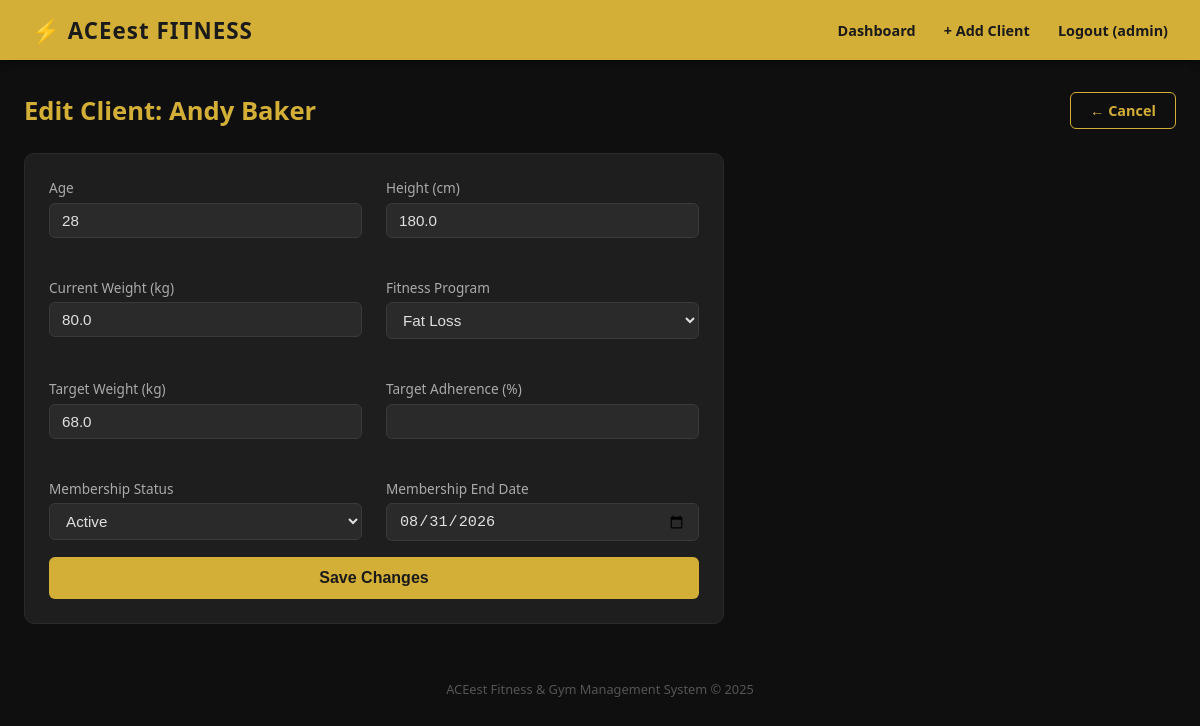
Screenshot of /clients/Andy Baker/edit (signed in) with the database file from the repository.
### tables this page shows
CREATE TABLE clients (
            id                INTEGER PRIMARY KEY AUTOINCREMENT,
            name              TEXT UNIQUE NOT NULL,
            age               INTEGER,
            height            REAL,
            weight            REAL,
            program           TEXT,
            calories          INTEGER,
            target_weight     REAL,
            target_adherence  INTEGER,
            membership_status TEXT DEFAULT 'Active',
            membership_end    TEXT
        );

### app.py (the view, shortened to what this page needs)
@app.route("/clients/<name>/edit", methods=["GET", "POST"])
@login_required
def edit_client(name):
    db = get_db()
    client = db.execute("SELECT * FROM clients WHERE name = ?", (name,)).fetchone()
    if not client:
        flash("Client not found.", "danger")
        return redirect(url_for("dashboard"))
    return render_template("edit_client.html", client=client, programs=PROGRAMS)

### app.py (called while the page is built)
def get_db():
    if DB_NAME == ":memory:":
        if not hasattr(app, "_test_db"):
            conn = sqlite3.connect(DB_NAME, check_same_thread=False)
            conn.row_factory = sqlite3.Row
            app._test_db = conn
        return app._test_db
    if "db" not in g:
        g.db = sqlite3.connect(DB_NAME)
        g.db.row_factory = sqlite3.Row
    return g.db

def login_required(f):
    @wraps(f)
    def decorated(*args, **kwargs):
        if "username" not in session:
            flash("Please log in first.", "warning")
            return redirect(url_for("login"))
        return f(*args, **kwargs)
    return decorated

### templates/edit_client.html (shortened to what this page needs)
{% extends "base.html" %}
{% block content %}
<div class="page-header">
  <h1>Edit Client: {{ client.name }}</h1>
  <a href="{{ url_for('client_detail', name=client.name) }}" class="btn btn-outline">← Cancel</a>
</div>
<div class="card" style="max-width:700px;">
  <form method="POST" action="{{ url_for('edit_client', name=client.name) }}">
    <div class="grid-2">
      <div class="form-group">
        <label>Age</label>
        <input name="age" type="number" class="form-control" value="{{ client.age or '' }}"/>
      </div>
      <div class="form-group">
        <label>Height (cm)</label>
        <input name="height" type="number" step="0.1" class="form-control" value="{{ client.height or '' }}"/>
      </div>
      <div class="form-group">
        <label>Current Weight (kg)</label>
        <input name="weight" type="number" step="0.1" class="form-control" value="{{ client.weight or '' }}"/>
      </div>
      <div class="form-group">
        <label>Fitness Program</label>
        <select name="program" class="form-control">
          {% for prog_name in programs %}
          <option value="{{ prog_name }}" {% if client.program == prog_name %}selected{% endif %}>
            {{ prog_name }}
          </option>
          {% endfor %}
        </select>
      </div>
      <div class="form-group">
        <label>Target Weight (kg)</label>
        <input name="target_weight" type="number" step="0.1" class="form-control" value="{{ client.target_weight or '' }}"/>
      </div>
      <div class="form-group">
        <label>Target Adherence (%)</label>
        <input name="target_adherence" type="number" min="0" max="100" class="form-control" value="{{ client.target_adherence or '' }}"/>
      </div>
      <div class="form-group">
        <label>Membership Status</label>
        <select name="membership_status" class="form-control">
          <option value="Active"   {% if client.membership_status == 'Active'   %}selected{% endif %}>Active</option>
        </select>
      </div>
      <div class="form-group">
        <label>Membership End Date</label>
        <input name="membership_end" type="date" class="form-control" value="{{ client.membership_end or '' }}"/>
      </div>
    </div>
    <button type="submit" class="btn btn-gold" style="width:100%; padding:0.75rem; font-size:1rem;">
      Save Changes
    </button>
  </form>
</div>
{% endblock %}

### templates/base.html (style rules this page uses)
*, *::before, *::after { box-sizing: border-box; margin: 0; padding: 0; }
body { font-family: 'Segoe UI', Arial, sans-serif; background: #0f0f0f; color: #e0e0e0; min-height: 100vh; }
.card { background: #1e1e1e; border-radius: 10px; padding: 1.5rem; margin-bottom: 1.5rem; border: 1px solid #2a2a2a; }
.form-group { margin-bottom: 1rem; }
.form-group label { display: block; margin-bottom: 0.35rem; font-size: 0.85rem; color: #aaa; }
.form-control { width: 100%; padding: 0.5rem 0.75rem; background: #2a2a2a; color: #e0e0e0; border: 1px solid #3a3a3a; border-radius: 6px; font-size: 0.95rem; }
select.form-control option { background: #2a2a2a; }
.btn { display: inline-block; padding: 0.5rem 1.2rem; border: none; border-radius: 6px; cursor: pointer; font-size: 0.9rem; font-weight: 600; text-decoration: none; transition: opacity .2s; }
.btn-gold { background: #d4af37; color: #1a1a1a; }
.btn-outline { background: transparent; border: 1px solid #d4af37; color: #d4af37; }
.grid-2 { display: grid; grid-template-columns: 1fr 1fr; gap: 1.5rem; }
.page-header { display: flex; align-items: center; justify-content: space-between; margin-bottom: 1.5rem; }
.page-header h1 { font-size: 1.6rem; color: #d4af37; }

### rows the page displays
clients: name "Andy Baker", age "28", height "180.0", weight "80.0", program "Fat Loss", target_weight "68.0", membership_status "Active", membership_end "08/31/2026"

### other values shown
{{ session.username }} "admin"
